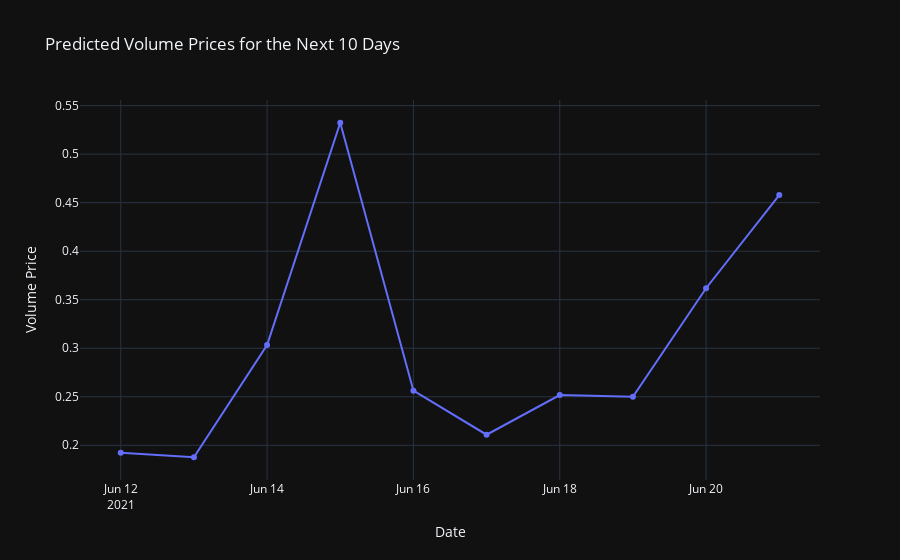
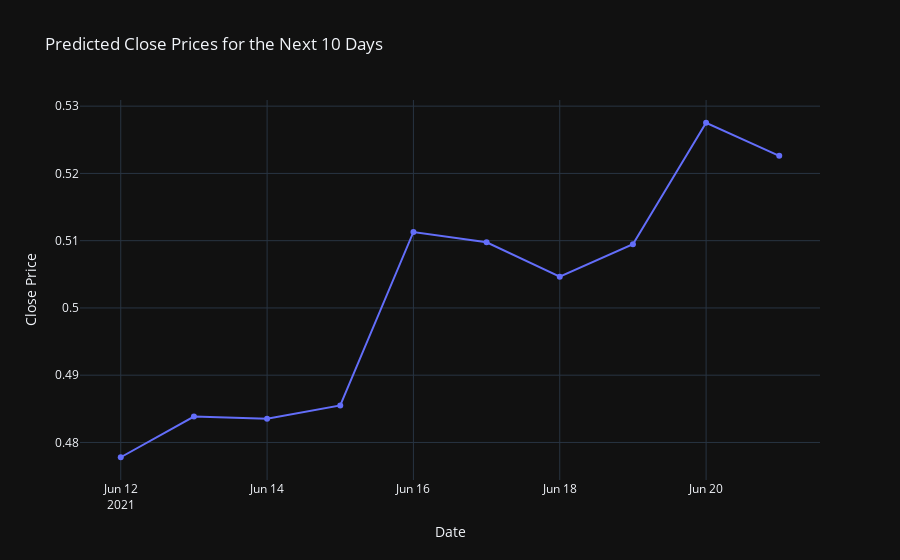

Notebook code cell kept with these figures, in order:
### Code cell
#plot for next 10 days predictions

pi.templates.default = "plotly_dark"
predict_next = np.array(latest_predict).reshape(-1, 5)
last_date = stock['date'].max()
next_10_days = [last_date + timedelta(days=i) for i in range(1, 11)]
for i, feature_name in enumerate(['open', 'high', 'low', 'volume', 'close']):
    if feature_name in ['volume', 'close']:
        fig = go.Figure()
        fig.add_trace(go.Scatter(x=next_10_days, y=predict_next[:, i],
                                 mode='lines+markers', name=f'Predicted {feature_name.capitalize()} Prices'))

        fig.update_layout(title=f'Predicted {feature_name.capitalize()} Prices for the Next 10 Days',
                          xaxis_title='Date', yaxis_title=f'{feature_name.capitalize()} Price')
        fig.show()

### Figure 1 — Plotly figure (JSON) as saved in the notebook; plotly's stock layout.template omitted (floating-point values rounded to 4 significant figures; data arrays with more than 128 entries replaced by an {"elided": "..."} marker saying what was removed)
{"data": [{"mode": "lines+markers", "name": "Predicted Volume Prices", "type": "scatter", "x": ["2021-06-12T00:00:00+00:00", "2021-06-13T00:00:00+00:00", "2021-06-14T00:00:00+00:00", "2021-06-15T00:00:00+00:00", "2021-06-16T00:00:00+00:00", "2021-06-17T00:00:00+00:00", "2021-06-18T00:00:00+00:00", "2021-06-19T00:00:00+00:00", "2021-06-20T00:00:00+00:00", "2021-06-21T00:00:00+00:00"], "y": {"elided": "2020 float values"}}], "layout": {"title": {"text": "Predicted Volume Prices for the Next 10 Days"}, "xaxis": {"title": {"text": "Date"}}, "yaxis": {"title": {"text": "Volume Price"}}}}

### Figure 2 — Plotly figure (JSON) as saved in the notebook; plotly's stock layout.template omitted (floating-point values rounded to 4 significant figures; data arrays with more than 128 entries replaced by an {"elided": "..."} marker saying what was removed)
{"data": [{"mode": "lines+markers", "name": "Predicted Close Prices", "type": "scatter", "x": ["2021-06-12T00:00:00+00:00", "2021-06-13T00:00:00+00:00", "2021-06-14T00:00:00+00:00", "2021-06-15T00:00:00+00:00", "2021-06-16T00:00:00+00:00", "2021-06-17T00:00:00+00:00", "2021-06-18T00:00:00+00:00", "2021-06-19T00:00:00+00:00", "2021-06-20T00:00:00+00:00", "2021-06-21T00:00:00+00:00"], "y": {"elided": "2020 float values"}}], "layout": {"title": {"text": "Predicted Close Prices for the Next 10 Days"}, "xaxis": {"title": {"text": "Date"}}, "yaxis": {"title": {"text": "Close Price"}}}}
